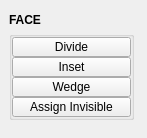
<?xml version="1.0" encoding="UTF-8"?>
<ui version="4.0">
 <class>QtUi</class>
 <widget class="QMainWindow" name="QtUi">
  <property name="geometry">
   <rect>
    <x>0</x>
    <y>0</y>
    <width>147</width>
    <height>138</height>
   </rect>
  </property>
  <property name="maximumSize">
   <size>
    <width>999</width>
    <height>999</height>
   </size>
  </property>
  <property name="windowTitle">
   <string/>
  </property>
  <property name="layoutDirection">
   <enum>Qt::LeftToRight</enum>
  </property>
  <property name="tabShape">
   <enum>QTabWidget::Triangular</enum>
  </property>
  <property name="dockNestingEnabled">
   <bool>true</bool>
  </property>
  <property name="dockOptions">
   <set>QMainWindow::AllowNestedDocks|QMainWindow::AllowTabbedDocks|QMainWindow::AnimatedDocks|QMainWindow::ForceTabbedDocks</set>
  </property>
  <property name="balette" stdset="0">
   <palette>
    <active/>
    <inactive/>
    <disabled/>
   </palette>
  </property>
  <widget class="QWidget" name="main_widget">
   <property name="balette" stdset="0">
    <palette>
     <active/>
     <inactive/>
     <disabled/>
    </palette>
   </property>
   <layout class="QVBoxLayout" name="verticalLayout_2">
    <item>
     <layout class="QVBoxLayout" name="verticalLayout">
      <property name="spacing">
       <number>0</number>
      </property>
      <item>
       <widget class="DraggableHeader" name="draggableHeader">
        <property name="minimumSize">
         <size>
          <width>0</width>
          <height>22</height>
         </size>
        </property>
        <property name="maximumSize">
         <size>
          <width>125</width>
          <height>22</height>
         </size>
        </property>
        <property name="font">
         <font>
          <weight>75</weight>
          <bold>true</bold>
         </font>
        </property>
        <property name="text">
         <string>FACE</string>
        </property>
       </widget>
      </item>
      <item>
       <widget class="QGroupBox" name="face">
        <property name="minimumSize">
         <size>
          <width>125</width>
          <height>0</height>
         </size>
        </property>
        <property name="maximumSize">
         <size>
          <width>125</width>
          <height>999</height>
         </size>
        </property>
        <property name="title">
         <string/>
        </property>
        <layout class="QVBoxLayout" name="verticalLayout_6">
         <property name="spacing">
          <number>0</number>
         </property>
         <property name="leftMargin">
          <number>0</number>
         </property>
         <property name="topMargin">
          <number>0</number>
         </property>
         <property name="rightMargin">
          <number>0</number>
         </property>
         <property name="bottomMargin">
          <number>0</number>
         </property>
         <item>
          <widget class="PushButton" name="tb007">
           <property name="enabled">
            <bool>true</bool>
           </property>
           <property name="minimumSize">
            <size>
             <width>0</width>
             <height>20</height>
            </size>
           </property>
           <property name="maximumSize">
            <size>
             <width>999</width>
             <height>20</height>
            </size>
           </property>
           <property name="toolTip">
            <string>Divide facet</string>
           </property>
           <property name="text">
            <string>Divide</string>
           </property>
           <property name="iconSize">
            <size>
             <width>18</width>
             <height>18</height>
            </size>
           </property>
          </widget>
         </item>
         <item>
          <widget class="PushButton" name="tb006">
           <property name="enabled">
            <bool>true</bool>
           </property>
           <property name="minimumSize">
            <size>
             <width>0</width>
             <height>20</height>
            </size>
           </property>
           <property name="maximumSize">
            <size>
             <width>999</width>
             <height>20</height>
            </size>
           </property>
           <property name="toolTip">
            <string>Inset selected face region</string>
           </property>
           <property name="text">
            <string>Inset</string>
           </property>
           <property name="iconSize">
            <size>
             <width>18</width>
             <height>18</height>
            </size>
           </property>
          </widget>
         </item>
         <item>
          <widget class="QPushButton" name="b034">
           <property name="enabled">
            <bool>true</bool>
           </property>
           <property name="minimumSize">
            <size>
             <width>0</width>
             <height>20</height>
            </size>
           </property>
           <property name="maximumSize">
            <size>
             <width>999</width>
             <height>20</height>
            </size>
           </property>
           <property name="toolTip">
            <string>Wedge the selected faces by extruding and rotating them about a selected edge.</string>
           </property>
           <property name="text">
            <string>Wedge</string>
           </property>
           <property name="iconSize">
            <size>
             <width>18</width>
             <height>18</height>
            </size>
           </property>
           <property name="balette" stdset="0">
            <palette>
             <active>
              <colorrole role="Highlight">
               <brush brushstyle="SolidPattern">
                <color alpha="255">
                 <red>168</red>
                 <green>152</green>
                 <blue>250</blue>
                </color>
               </brush>
              </colorrole>
             </active>
             <inactive>
              <colorrole role="Highlight">
               <brush brushstyle="SolidPattern">
                <color alpha="255">
                 <red>168</red>
                 <green>152</green>
                 <blue>250</blue>
                </color>
               </brush>
              </colorrole>
             </inactive>
             <disabled>
              <colorrole role="Highlight">
               <brush brushstyle="SolidPattern">
                <color alpha="255">
                 <red>0</red>
                 <green>120</green>
                 <blue>215</blue>
                </color>
               </brush>
              </colorrole>
             </disabled>
            </palette>
           </property>
          </widget>
         </item>
         <item>
          <widget class="QPushButton" name="b038">
           <property name="enabled">
            <bool>true</bool>
           </property>
           <property name="minimumSize">
            <size>
             <width>0</width>
             <height>20</height>
            </size>
           </property>
           <property name="maximumSize">
            <size>
             <width>999</width>
             <height>20</height>
            </size>
           </property>
           <property name="toolTip">
            <string>Assign selected faces to be invisible or unassign.</string>
           </property>
           <property name="text">
            <string>Assign Invisible</string>
           </property>
           <property name="iconSize">
            <size>
             <width>18</width>
             <height>18</height>
            </size>
           </property>
           <property name="balette" stdset="0">
            <palette>
             <active>
              <colorrole role="Button">
               <brush brushstyle="SolidPattern">
                <color alpha="255">
                 <red>80</red>
                 <green>80</green>
                 <blue>80</blue>
                </color>
               </brush>
              </colorrole>
             </active>
             <inactive>
              <colorrole role="Button">
               <brush brushstyle="SolidPattern">
                <color alpha="255">
                 <red>80</red>
                 <green>80</green>
                 <blue>80</blue>
                </color>
               </brush>
              </colorrole>
             </inactive>
             <disabled>
              <colorrole role="Button">
               <brush brushstyle="SolidPattern">
                <color alpha="255">
                 <red>80</red>
                 <green>80</green>
                 <blue>80</blue>
                </color>
               </brush>
              </colorrole>
             </disabled>
            </palette>
           </property>
          </widget>
         </item>
        </layout>
       </widget>
      </item>
      <item>
       <spacer name="verticalSpacer_2">
        <property name="orientation">
         <enum>Qt::Vertical</enum>
        </property>
        <property name="sizeHint" stdset="0">
         <size>
          <width>20</width>
          <height>40</height>
         </size>
        </property>
       </spacer>
      </item>
     </layout>
    </item>
   </layout>
  </widget>
 </widget>
 <customwidgets>
  <customwidget>
   <class>PushButton</class>
   <extends>QPushButton</extends>
   <header>pushButton.h</header>
  </customwidget>
  <customwidget>
   <class>DraggableHeader</class>
   <extends>QLabel</extends>
   <header>draggableHeader.h</header>
  </customwidget>
 </customwidgets>
 <resources/>
 <connections/>
 <designerdata>
  <property name="gridDeltaX">
   <number>5</number>
  </property>
  <property name="gridDeltaY">
   <number>5</number>
  </property>
  <property name="gridSnapX">
   <bool>true</bool>
  </property>
  <property name="gridSnapY">
   <bool>true</bool>
  </property>
  <property name="gridVisible">
   <bool>true</bool>
  </property>
 </designerdata>
</ui>
